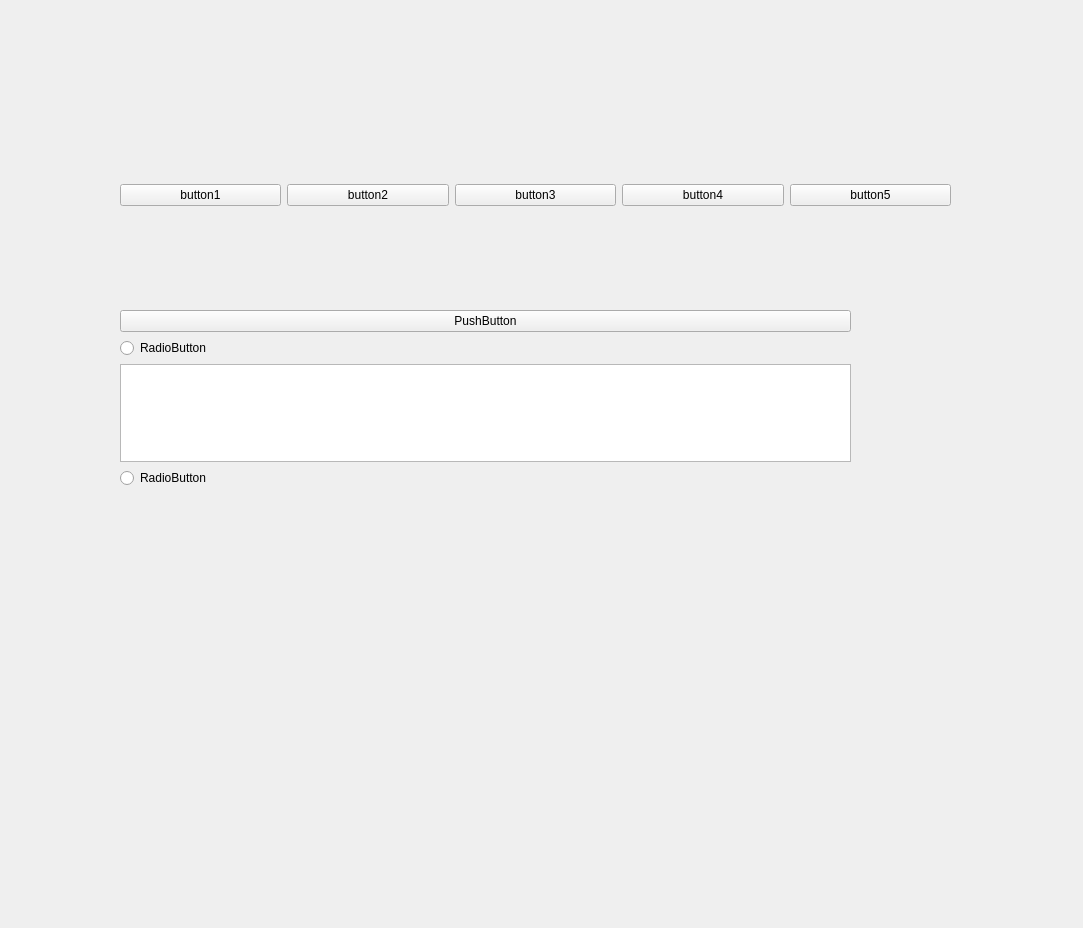
<?xml version="1.0" encoding="UTF-8"?>
<ui version="4.0">
 <class>Form</class>
 <widget class="QWidget" name="Form">
  <property name="geometry">
   <rect>
    <x>0</x>
    <y>0</y>
    <width>1083</width>
    <height>928</height>
   </rect>
  </property>
  <property name="windowTitle">
   <string>Form</string>
  </property>
  <widget class="QWidget" name="verticalLayoutWidget">
   <property name="geometry">
    <rect>
     <x>120</x>
     <y>310</y>
     <width>731</width>
     <height>178</height>
    </rect>
   </property>
   <layout class="QVBoxLayout" name="verticalLayout_2">
    <item>
     <widget class="QPushButton" name="pushButton_6">
      <property name="text">
       <string>PushButton</string>
      </property>
     </widget>
    </item>
    <item>
     <widget class="QRadioButton" name="radioButton_2">
      <property name="text">
       <string>RadioButton</string>
      </property>
     </widget>
    </item>
    <item>
     <widget class="QListView" name="listView"/>
    </item>
    <item>
     <widget class="QRadioButton" name="radioButton">
      <property name="text">
       <string>RadioButton</string>
      </property>
     </widget>
    </item>
   </layout>
  </widget>
  <widget class="QWidget" name="">
   <property name="geometry">
    <rect>
     <x>120</x>
     <y>180</y>
     <width>831</width>
     <height>30</height>
    </rect>
   </property>
   <layout class="QHBoxLayout" name="horizontalLayout">
    <item>
     <widget class="QPushButton" name="pushButton">
      <property name="text">
       <string>button1</string>
      </property>
     </widget>
    </item>
    <item>
     <widget class="QPushButton" name="pushButton_2">
      <property name="text">
       <string>button2</string>
      </property>
     </widget>
    </item>
    <item>
     <widget class="QPushButton" name="pushButton_3">
      <property name="text">
       <string>button3</string>
      </property>
     </widget>
    </item>
    <item>
     <widget class="QPushButton" name="pushButton_4">
      <property name="text">
       <string>button4</string>
      </property>
     </widget>
    </item>
    <item>
     <widget class="QPushButton" name="pushButton_5">
      <property name="text">
       <string>button5</string>
      </property>
     </widget>
    </item>
   </layout>
  </widget>
 </widget>
 <resources/>
 <connections/>
</ui>
